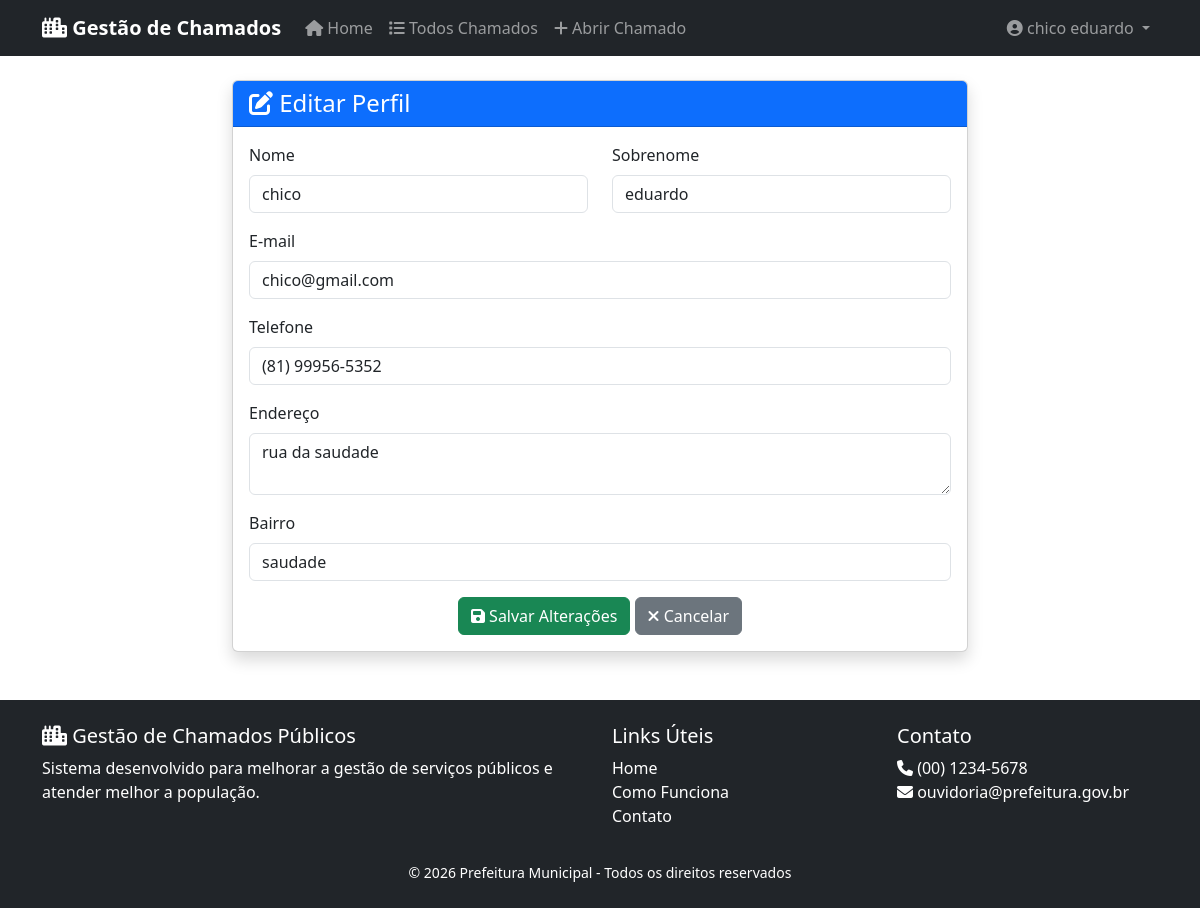
Screenshot of /accounts/editar-perfil/ (signed in) with the database file from the repository.
### accounts/models.py (models this page shows, shortened)
class User(AbstractUser):
    USER_TYPE_CHOICES = (
        ('citizen', 'Cidadão'),
        ('analyst', 'Analista de Ouvidoria'),
        ('manager', 'Gestor'),
        ('admin', 'Administrador'),
    )
    user_type = models.CharField(
        _('Tipo de usuário'),
        max_length=20,
        choices=USER_TYPE_CHOICES,
        default='citizen'
    )
    phone = models.CharField(_('Telefone'), max_length=20, blank=True)
    cpf = models.CharField(_('CPF'), max_length=14, unique=True, blank=True, null=True)
    address = models.TextField(_('Endereço'), blank=True)
    neighborhood = models.CharField(_('Bairro'), max_length=100, blank=True)
    department = models.CharField(_('Departamento'), max_length=100, blank=True, help_text='Ex: Ouvidoria, Infraestrutura, etc')
    created_at = models.DateTimeField(_('Criado em'), auto_now_add=True)
    updated_at = models.DateTimeField(_('Atualizado em'), auto_now=True)
    class Meta:
        verbose_name = _('Usuário')
        verbose_name_plural = _('Usuários')
    def is_manager(self):
        return self.user_type in ['manager', 'admin']
    def can_manage_tickets(self):
        return self.user_type in ['analyst', 'manager', 'admin']

### accounts/views.py (the view, shortened to what this page needs)
# urls.py: path('editar-perfil/', views.edit_profile, name='edit_profile'),
@login_required
def edit_profile(request):
    return render(request, 'accounts/edit_profile.html')

### templates/accounts/edit_profile.html (shortened to what this page needs)
{% extends 'base.html' %}
{% block content %}
<div class="row justify-content-center">
    <div class="col-md-8">
        <div class="card shadow">
            <div class="card-header bg-primary text-white">
                <h4 class="mb-0">
                    <i class="fas fa-edit"></i> Editar Perfil
                </h4>
            </div>
            <div class="card-body">
                <form method="post">
                    <div class="row">
                        <div class="col-md-6 mb-3">
                            <label for="first_name" class="form-label">Nome</label>
                            <input type="text" class="form-control" id="first_name" name="first_name"
                                   value="{{ user.first_name }}" required>
                        </div>
                        <div class="col-md-6 mb-3">
                            <label for="last_name" class="form-label">Sobrenome</label>
                            <input type="text" class="form-control" id="last_name" name="last_name"
                                   value="{{ user.last_name }}" required>
                        </div>
                    </div>
                    <div class="mb-3">
                        <label for="email" class="form-label">E-mail</label>
                        <input type="email" class="form-control" id="email" name="email"
                               value="{{ user.email }}" required>
                    </div>
                    <div class="mb-3">
                        <label for="phone" class="form-label">Telefone</label>
                        <input type="text" class="form-control" id="phone" name="phone"
                               value="{{ user.phone }}">
                    </div>
                    <div class="mb-3">
                        <label for="address" class="form-label">Endereço</label>
                        <textarea class="form-control" id="address" name="address" rows="2">{{ user.address }}</textarea>
                    </div>
                    <div class="mb-3">
                        <label for="neighborhood" class="form-label">Bairro</label>
                        <input type="text" class="form-control" id="neighborhood" name="neighborhood"
                               value="{{ user.neighborhood }}">
                    </div>
                    <div class="text-center">
                        <button type="submit" class="btn btn-success">
                            <i class="fas fa-save"></i> Salvar Alterações
                        </button>
                        <a href="{% url 'accounts:profile' %}" class="btn btn-secondary">
                            <i class="fas fa-times"></i> Cancelar
                        </a>
                    </div>
                </form>
            </div>
        </div>
    </div>
</div>
{% endblock %}

### templates/base.html (shortened to what this page needs)
<!DOCTYPE html>
<html lang="pt-br">
<head>
    <link href="https://cdn.jsdelivr.net/npm/bootstrap@5.3.0/dist/css/bootstrap.min.css" rel="stylesheet">
    <link rel="stylesheet" href="https://cdnjs.cloudflare.com/ajax/libs/font-awesome/6.4.0/css/all.min.css">
</head>
<body>
    <nav class="navbar navbar-expand-lg navbar-dark bg-dark sticky-top">
        <div class="container">
            <a class="navbar-brand" href="{% url 'home' %}">
                <i class="fas fa-city"></i> Gestão de Chamados
            </a>
            <div class="collapse navbar-collapse" id="navbarNav">
                <ul class="navbar-nav me-auto">
                    <li class="nav-item">
                        <a class="nav-link" href="{% url 'home' %}">
                            <i class="fas fa-home"></i> Home
                        </a>
                    </li>
                    {% if user.is_authenticated %}
                    <li class="nav-item">
                        <a class="nav-link" href="{% url 'tickets:ticket_list' %}">
                            <i class="fas fa-list"></i> Todos Chamados
                        </a>
                    </li>
                    <li class="nav-item">
                        <a class="nav-link" href="{% url 'tickets:ticket_create' %}">
                            <i class="fas fa-plus"></i> Abrir Chamado
                        </a>
                    </li>
                    {% endif %}
                </ul>
                <ul class="navbar-nav">
                    {% if user.is_authenticated %}
                    <li class="nav-item dropdown">
                        <a class="nav-link dropdown-toggle" href="#" id="userDropdown" role="button" data-bs-toggle="dropdown">
                            <i class="fas fa-user-circle"></i> {{ user.get_full_name|default:user.username }}
                        </a>
                    </li>
                    {% endif %}
                </ul>
            </div>
        </div>
    </nav>
    <main class="container mt-4">
        {% block content %}{% endblock %}
    </main>
    <footer class="bg-dark text-white mt-5 py-4">
        <div class="container">
            <div class="row">
                <div class="col-md-6">
                    <h5><i class="fas fa-city"></i> Gestão de Chamados Públicos</h5>
                    <p>Sistema desenvolvido para melhorar a gestão de serviços públicos e atender melhor a população.</p>
                </div>
                <div class="col-md-3">
                    <h5>Links Úteis</h5>
                    <ul class="list-unstyled">
                        <li><a href="{% url 'home' %}" class="text-white text-decoration-none">Home</a></li>
                        <li><a href="#" class="text-white text-decoration-none">Como Funciona</a></li>
                        <li><a href="#" class="text-white text-decoration-none">Contato</a></li>
                    </ul>
                </div>
                <div class="col-md-3">
                    <h5>Contato</h5>
                    <ul class="list-unstyled">
                        <li><i class="fas fa-phone"></i> (00) 1234-5678</li>
                        <li><i class="fas fa-envelope"></i> ouvidoria@prefeitura.gov.br</li>
                    </ul>
                </div>
            </div>
            <div class="text-center mt-3">
                <small>&copy; 2026 Prefeitura Municipal - Todos os direitos reservados</small>
            </div>
        </div>
    </footer>
</body>
</html>

### templates/base.html (style rules this page uses)
.navbar-brand { font-weight: bold; }

### rows the page displays
User: get_full_name "chico eduardo", first_name "chico", last_name "eduardo", email "chico@gmail.com", phone "(81) 99956-5352", address "rua da saudade", neighborhood "saudade"
